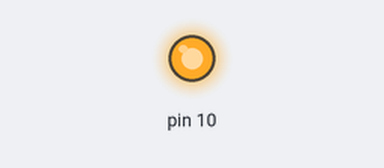
Bench run of a sketch on a simulated Arduino Uno, built with avr-gcc and run on an emulated ATmega328P. Shown: output pins drawn as LEDs (lit = HIGH).

Above: at 0.2 s.
Timing chart, 0 to 1.7 s (numbered marks = the images above):
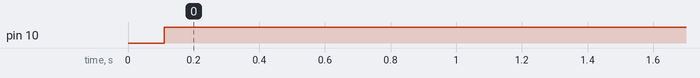

Measured:
- by itself, pin 10: LOW → HIGH at 0.11 s

The sketch:

UARTtoSPI.ino
```cpp
#include <SPI.h>
#include <stdint.h>

// モータのビットデータ
uint64_t InitData[]{
        0b111111111011000000010111100000000000000000000000,
        0b111111111011000000010000000001100000000000000000,
        0b111111111011000000010000100000000001011110000000,
        0b111111111011000000010001000001010000000010010000,
        0b111111111011000000010001100000000000000100111000,
        0b111111111011000000010001100001000000000001001000,
        0b111111111011000000010001100010000000000100111000,
        0b111111111011000000010001100011000000000001001000,
        0b111111111011000000010010000001010000000000001000,
};

uint64_t MoveData[]{
        0b111111111011000000000111111000111111011111111000,
        0b111111111011000000000111111000100000000000001000,
};

void setup() {
    pinMode(SS, OUTPUT); //デジタル10番ピンをOUTPUTに設定
    digitalWrite(SS, HIGH); //デジタルの10番ピンからHighを出力
    SPI.setBitOrder(MSBFIRST); // 上位位ビットから送信
    SPI.setClockDivider(SPI_CLOCK_DIV8); //分周器1/8を指定 同期クロック16/8=2MHz
    SPI.setDataMode(SPI_MODE3); //アイドル時Low、下がりエッジでデータ取得
    SPI.begin(); //SPI通信の初期化、有効化
}

bool Flg = true;
void loop() {
    if (Flg) {
        Flg = false;
        // 制御するデバイスに通信の開始を通知する
        digitalWrite(SS, LOW);
        for (uint64_t data:InitData) {
            SPI.transfer(&data, 6);
            delay(10); //必要に応じて設定
        }
        for (uint64_t data:MoveData) {
            SPI.transfer(&data, 6);
            delay(10);
        }
        // 制御するデバイスに通信の終了を通知する
        digitalWrite(SS, HIGH);
    }
}
```
